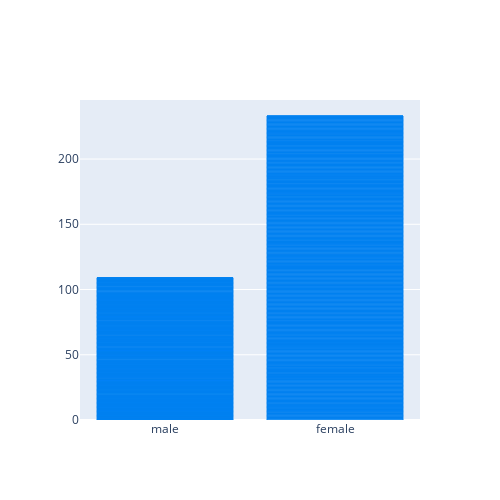

Notebook cell for this chart:
### Code cell
l55 = cf.Layout(
    height=500,
    width=500
)
titanic.iplot(kind = 'bar',
        x = 'sex',
        y = 'survived',
        xTitle = 'sex', 
        yTitle= 'survived', 
        title= 'How many male/female survived', 
        theme = 'polar',
        layout=l55
)

### Figure 1 — Plotly figure (JSON) as saved in the notebook; plotly's stock layout.template omitted (floating-point values rounded to 4 significant figures; data arrays with more than 128 entries replaced by an {"elided": "..."} marker saying what was removed)
{"data": [{"marker": {"color": "rgba(0, 128, 240, 0.6)", "line": {"color": "rgba(0, 128, 240, 1.0)", "width": 1}}, "name": "survived", "orientation": "v", "text": "", "type": "bar", "x": {"elided": "891 str values"}, "y": {"elided": "891 int values"}}], "layout": {"height": 500, "width": 500}}
